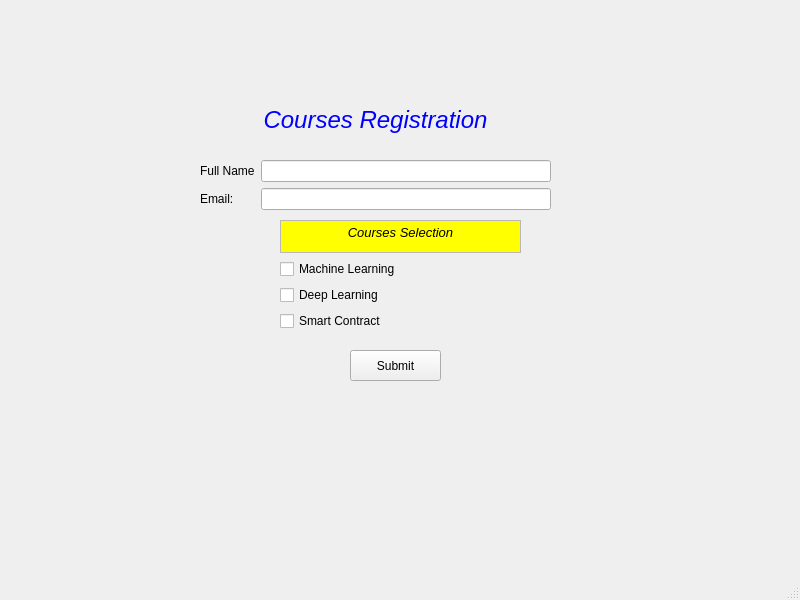
<?xml version="1.0" encoding="UTF-8"?>
<ui version="4.0">
 <class>MainWindow</class>
 <widget class="QMainWindow" name="MainWindow">
  <property name="geometry">
   <rect>
    <x>0</x>
    <y>0</y>
    <width>800</width>
    <height>600</height>
   </rect>
  </property>
  <property name="windowTitle">
   <string>MainWindow</string>
  </property>
  <widget class="QWidget" name="centralwidget">
   <widget class="QLabel" name="labelTitle">
    <property name="geometry">
     <rect>
      <x>190</x>
      <y>90</y>
      <width>371</width>
      <height>61</height>
     </rect>
    </property>
    <property name="text">
     <string>&lt;html&gt;&lt;head/&gt;&lt;body&gt;&lt;p align=&quot;center&quot;&gt;&lt;span style=&quot; font-size:18pt; font-style:italic; color:#0000ff;&quot;&gt;Courses Registration&lt;/span&gt;&lt;/p&gt;&lt;/body&gt;&lt;/html&gt;</string>
    </property>
   </widget>
   <widget class="QWidget" name="formLayoutWidget">
    <property name="geometry">
     <rect>
      <x>200</x>
      <y>160</y>
      <width>351</width>
      <height>51</height>
     </rect>
    </property>
    <layout class="QFormLayout" name="formLayout">
     <item row="0" column="0">
      <widget class="QLabel" name="fullNameLabel">
       <property name="text">
        <string>Full Name</string>
       </property>
      </widget>
     </item>
     <item row="0" column="1">
      <widget class="QLineEdit" name="fullNameLineEdit"/>
     </item>
     <item row="1" column="0">
      <widget class="QLabel" name="emailLabel">
       <property name="text">
        <string>Email:</string>
       </property>
      </widget>
     </item>
     <item row="1" column="1">
      <widget class="QLineEdit" name="emailLineEdit"/>
     </item>
    </layout>
   </widget>
   <widget class="QWidget" name="verticalLayoutWidget">
    <property name="geometry">
     <rect>
      <x>280</x>
      <y>220</y>
      <width>241</width>
      <height>111</height>
     </rect>
    </property>
    <layout class="QVBoxLayout" name="verticalLayout">
     <item>
      <widget class="QTextEdit" name="textEditCoursesSelection">
       <property name="html">
        <string>&lt;!DOCTYPE HTML PUBLIC &quot;-//W3C//DTD HTML 4.0//EN&quot; &quot;http://www.w3.org/TR/REC-html40/strict.dtd&quot;&gt;
&lt;html&gt;&lt;head&gt;&lt;meta name=&quot;qrichtext&quot; content=&quot;1&quot; /&gt;&lt;style type=&quot;text/css&quot;&gt;
p, li { white-space: pre-wrap; }
&lt;/style&gt;&lt;/head&gt;&lt;body style=&quot; font-family:'MS Shell Dlg 2'; font-size:8pt; font-weight:400; font-style:normal;&quot; bgcolor=&quot;#ffff00&quot;&gt;
&lt;p align=&quot;center&quot; style=&quot; margin-top:0px; margin-bottom:0px; margin-left:0px; margin-right:0px; -qt-block-indent:0; text-indent:0px;&quot;&gt;&lt;span style=&quot; font-size:10pt; font-style:italic;&quot;&gt;Courses Selection&lt;/span&gt;&lt;/p&gt;&lt;/body&gt;&lt;/html&gt;</string>
       </property>
      </widget>
     </item>
     <item>
      <widget class="QCheckBox" name="checkBoxMachineLearning">
       <property name="text">
        <string>Machine Learning</string>
       </property>
      </widget>
     </item>
     <item>
      <widget class="QCheckBox" name="checkBoxDeepLeaning">
       <property name="text">
        <string>Deep Learning</string>
       </property>
      </widget>
     </item>
     <item>
      <widget class="QCheckBox" name="checkBoxSmartContract">
       <property name="text">
        <string>Smart Contract</string>
       </property>
      </widget>
     </item>
    </layout>
   </widget>
   <widget class="QPushButton" name="pushButtonSubmit">
    <property name="geometry">
     <rect>
      <x>350</x>
      <y>350</y>
      <width>91</width>
      <height>31</height>
     </rect>
    </property>
    <property name="text">
     <string>Submit</string>
    </property>
    <property name="icon">
     <iconset>
      <normaloff>images/IconSubmit.png</normaloff>images/IconSubmit.png</iconset>
    </property>
   </widget>
  </widget>
  <widget class="QMenuBar" name="menubar">
   <property name="geometry">
    <rect>
     <x>0</x>
     <y>0</y>
     <width>800</width>
     <height>25</height>
    </rect>
   </property>
  </widget>
  <widget class="QStatusBar" name="statusbar"/>
 </widget>
 <resources/>
 <connections/>
</ui>
